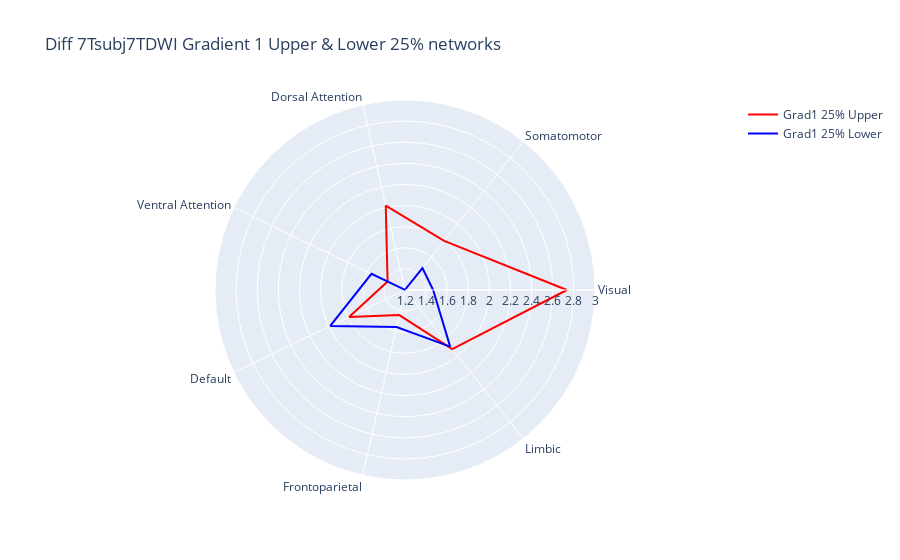

The cell this chart's notebook holds for it:
### Code cell
fig = go.Figure()

fig.add_trace(go.Scatterpolar(r=grad1_25_network_df['Grad1 25% Upper'].values.tolist() + grad1_25_network_df['Grad1 25% Upper'].values.tolist()[:1], theta=grad1_25_network_df['networks'].tolist() + grad1_25_network_df['networks'].tolist()[:1], mode = 'lines', line_color = 'red', name='Grad1 25% Upper'))
fig.add_trace(go.Scatterpolar(r=grad1_25_network_df['Grad1 25% Lower'].values.tolist() + grad1_25_network_df['Grad1 25% Lower'].values.tolist()[:1], theta=grad1_25_network_df['networks'].tolist() + grad1_25_network_df['networks'].tolist()[:1], mode = 'lines', line_color = 'blue', name='Grad1 25% Lower'))

fig.update_layout(polar=dict(radialaxis=dict(visible=True, range=[1.2, 3.0])),title = 'Diff 7Tsubj7TDWI Gradient 1 Upper & Lower 25% networks', showlegend=True)

fig.show()
fig.write_image(fig_path+'Diff_7Tsubj7TDWI_Gradient1_Upper&Lower_25%_networks.png')

### Figure 1 — Plotly figure (JSON) as saved in the notebook; plotly's stock layout.template omitted (floating-point values rounded to 4 significant figures)
{"data": [{"line": {"color": "red"}, "mode": "lines", "name": "Grad1 25% Upper", "r": [2.734, 1.795, 2.019, 1.383, 1.788, 1.444, 1.917, 2.734], "theta": ["Visual", "Somatomotor", "Dorsal Attention", "Ventral Attention", "Default", "Frontoparietal", "Limbic", "Visual"], "type": "scatterpolar"}, {"line": {"color": "blue"}, "mode": "lines", "name": "Grad1 25% Lower", "r": [1.467, 1.465, 1.202, 1.553, 1.986, 1.559, 1.886, 1.467], "theta": ["Visual", "Somatomotor", "Dorsal Attention", "Ventral Attention", "Default", "Frontoparietal", "Limbic", "Visual"], "type": "scatterpolar"}], "layout": {"autosize": true, "polar": {"angularaxis": {"type": "category"}, "radialaxis": {"autorange": false, "range": [1.2, 3], "type": "linear", "visible": true}}, "showlegend": true, "title": {"text": "Diff 7Tsubj7TDWI Gradient 1 Upper & Lower 25% networks"}}}
